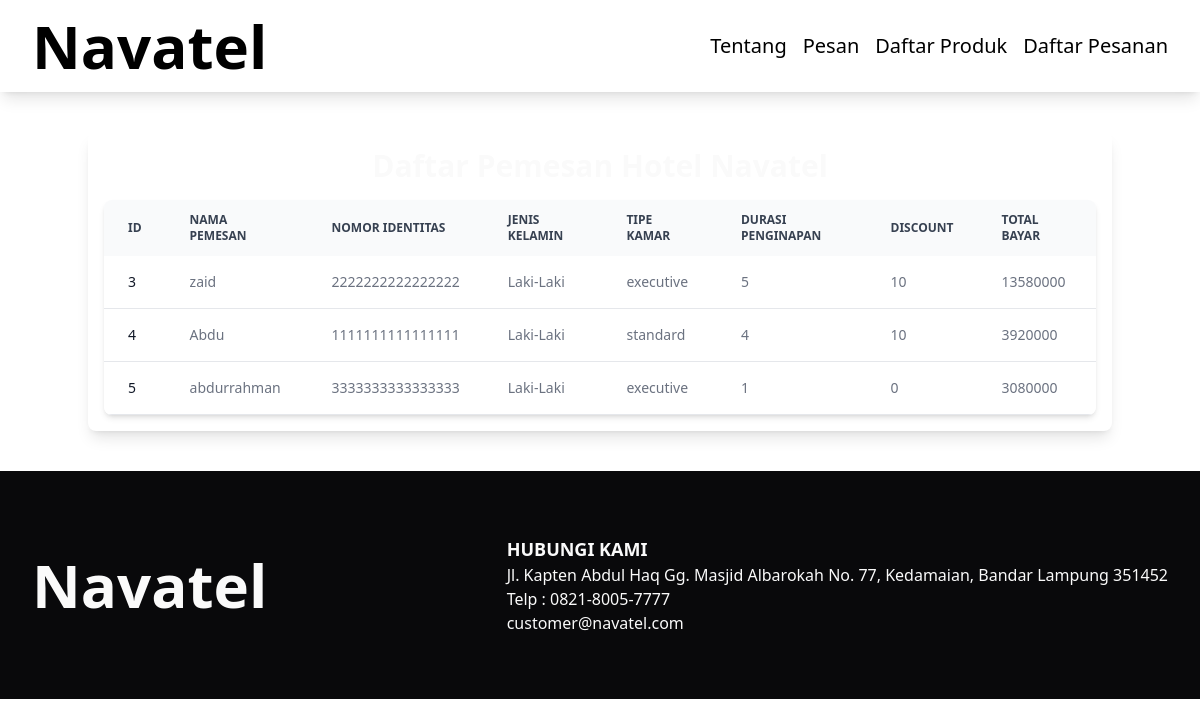
The app's page /daftar-pesanan.php with its own data.
### tables this page shows
CREATE TABLE `Pesanan` (
  `id` int(11) NOT NULL,
  `nama_pemesan` varchar(255) NOT NULL,
  `nomor_identitas` varchar(255) NOT NULL,
  `jenis_kelamin` varchar(255) NOT NULL,
  `tipe_kamar` varchar(255) NOT NULL,
  `durasi_penginapan` int(11) NOT NULL,
  `discount` int(11) NOT NULL,
  `total_bayar` int(11) NOT NULL
);

### public/daftar-pesanan.php (the view, shortened to what this page needs)
<?php
    include "script/connect.php";
?>
<!DOCTYPE html>
<html lang="en">
<head>
    <script src="https://cdn.tailwindcss.com"></script>
</head>
<body>
    <?php
        include 'components/header.php';
    ?>
    <div class="shadow-lg max-w-5xl mx-auto my-10 p-4 rounded-lg bg-white dark:bg-slate-900">
        <h2 class="font-semibold text-3xl text-center text-zinc-50">Daftar Pemesan Hotel Navatel</h2>
        <div class="relative overflow-x-auto shadow-md sm:rounded-lg mt-4">
            <table class="w-full text-sm text-left text-gray-500 dark:text-gray-400">
                <thead class="text-xs text-gray-700 uppercase bg-gray-50 dark:bg-gray-700 dark:text-gray-400">
                    <tr>
                        <th scope="col" class="px-6 py-3">
                            Id
                        </th>
                        <th scope="col" class="px-6 py-3">
                            Nama Pemesan
                        </th>
                        <th scope="col" class="px-6 py-3">
                            Nomor Identitas
                        </th>
                        <th scope="col" class="px-6 py-3">
                            Jenis Kelamin
                        </th>
                        <th scope="col" class="px-6 py-3">
                            Tipe Kamar
                        </th>
                        <th scope="col" class="px-6 py-3">
                            Durasi Penginapan
                        </th>
                        <th scope="col" class="px-6 py-3">
                            Discount
                        </th>
                        <th scope="col" class="px-6 py-3">
                            Total Bayar
                        </th>
                    </tr>
                </thead>
                <tbody>
                    <?php
                        $sql = "select * from `Pesanan`";
                        $result = mysqli_query($con, $sql);
                        if ($result) {
                            while($row = mysqli_fetch_assoc($result)) {
                                $id = $row['id'];
                                $nama_pemesan = $row['nama_pemesan'];
                                $nomor_identitas = $row['nomor_identitas'];
                                $jenis_kelamin = $row['jenis_kelamin'];
                                $tipe_kamar = $row['tipe_kamar'];
                                $durasi_penginapan = $row['durasi_penginapan'];
                                $discount = $row['discount'];
                                $total_bayar = $row['total_bayar'];
                                echo '
                                    <tr class="bg-white border-b dark:bg-gray-800 dark:border-gray-700 hover:bg-gray-50 dark:hover:bg-gray-600">
                                        <th scope="row" class="px-6 py-4 font-medium text-gray-900 whitespace-nowrap dark:text-white">
                                            '.$id.'
                                        </th>
                                        <td class="px-6 py-4">
                                            '.$nama_pemesan.'
                                        </td>
                                        <td class="px-6 py-4">
                                            '.$nomor_identitas.'
                                        </td>
                                        <td class="px-6 py-4">
                                            '.$jenis_kelamin.'
                                        </td>
                                        <td class="px-6 py-4">
                                            '.$tipe_kamar.'
                                        </td>
                                        <td class="px-6 py-4">
                                            '.$durasi_penginapan.'
                                        </td>
                                        <td class="px-6 py-4">
                                            '.$discount.'
                                        </td>
                                        <td class="px-6 py-4">
                                            '.$total_bayar.'
                                        </td>
                                    </tr>
                                ';
                            }
                        }
                    ?>
                </tbody>
            </table>
        </div>
    </div>
    <?php
        include 'components/footer.php';
    ?>
</body>
</html>

### public/components/header.php
<header>
  <nav class="w-full px-8 py-4 flex justify-between items-center shadow-lg">
    <a href="index.php"><h1 class="font-bold text-2xl sm:text-6xl">Navatel</h1></a>
    <ul class="flex gap-4 font-semibold">
      <li><a href="tentang.php" class="font-medium text-sm sm:text-xl hover:text-blue-600">Tentang</a></li>
      <li><a href="pesan.php" class="font-medium text-sm sm:text-xl hover:text-blue-600">Pesan</a></li>
      <li><a href="daftar-produk.php" class="font-medium text-sm sm:text-xl hover:text-blue-600">Daftar Produk</a></li>
      <li><a href="daftar-pesanan.php" class="font-medium text-sm sm:text-xl hover:text-blue-600">Daftar Pesanan</a></li>
    </ul>
  </nav>
</header>

### public/components/footer.php
<footer class="px-8 py-16 bg-zinc-950 text-zinc-50">
  <div class="flex items-center justify-between flex-col sm:flex-row gap-4">
    <section>
      <h1 class="font-bold text-6xl">Navatel</h1>
    </section>
    <section class="flex flex-col">
      <h2 class="text-lg font-bold">HUBUNGI KAMI</h2>
      <address class="not-italic">
        Jl. Kapten Abdul Haq Gg. Masjid Albarokah No. 77, Kedamaian, Bandar
        Lampung 351452
      </address>
      <p>Telp : 0821-8005-7777</p>
      <p>customer@navatel.com</p>
    </section>
  </div>
</footer>

### records on screen
pesanan: id "3", nama_pemesan "zaid", nomor_identitas "2222222222222222", jenis_kelamin "Laki-Laki", tipe_kamar "executive", durasi_penginapan "5", discount "10", total_bayar "13580000"
pesanan: id "4", nama_pemesan "Abdu", nomor_identitas "1111111111111111", jenis_kelamin "Laki-Laki", tipe_kamar "standard", durasi_penginapan "4", discount "10", total_bayar "3920000"
pesanan: id "5", nama_pemesan "abdurrahman", nomor_identitas "3333333333333333", jenis_kelamin "Laki-Laki", tipe_kamar "executive", durasi_penginapan "1", discount "0", total_bayar "3080000"
